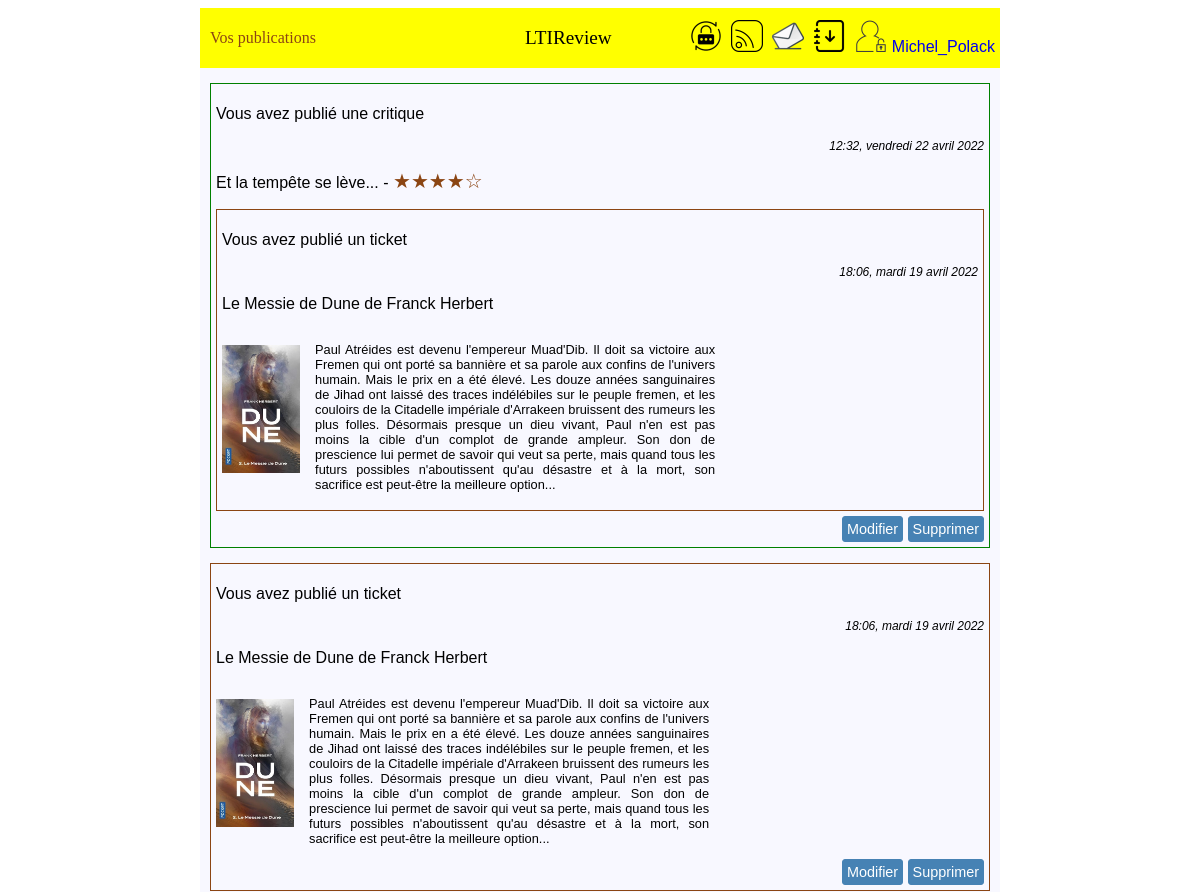
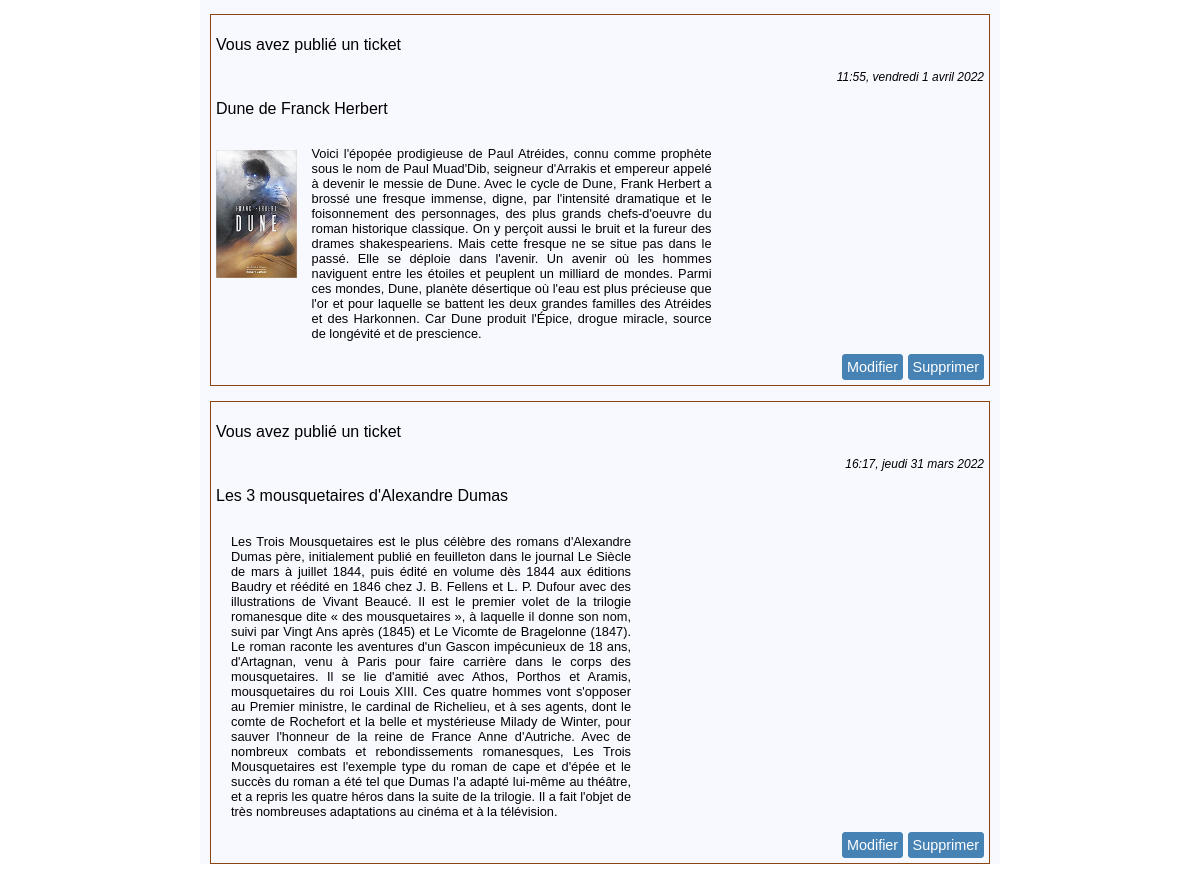
/post/ (signed in), run on the app's committed database (2 pictures, top to bottom).
### authentication/models.py (models this page shows)
class User(AbstractUser):
    profile_photo = models.ImageField(verbose_name='Photo de profil')
    follows = models.ManyToManyField('self', through='UserFollows', symmetrical=False)

### critics/models.py (models this page shows, shortened)
class Review(models.Model):
    class Notation(models.IntegerChoices):
        ZERO = 0, _('0')
        UN = 1, _('1')
        DEUX = 2, _('2')
        TROIS = 3, _('3')
        QUATRE = 4, _('4')
        CINQ = 5, _('5')
        __empty__ = _('')
    ticket = models.ForeignKey(to=Ticket, on_delete=models.CASCADE)
    rating = models.PositiveSmallIntegerField(choices=Notation.choices, verbose_name='Note')
    headline = models.CharField(max_length=128, verbose_name='Titre')
    body = models.TextField(max_length=8192, blank=True, verbose_name='Commentaire')
    user = models.ForeignKey(to=settings.AUTH_USER_MODEL, on_delete=models.CASCADE)
    time_created = models.DateTimeField(auto_now_add=True)

class Ticket(models.Model):
    title = models.CharField(max_length=128, verbose_name="Titre")
    description = models.TextField(max_length=2048, blank=True, verbose_name="Description")
    user = models.ForeignKey(to=settings.AUTH_USER_MODEL, on_delete=models.CASCADE)
    image = models.ImageField(null=True, blank=True, verbose_name="Photo du livre ou de l'article")
    time_created = models.DateTimeField(auto_now_add=True)

### critics/views.py (the view)
# urls.py: path('post/', critics.views.PostView.as_view(), name='post'),
class PostView(LoginRequiredMixin, View):
    template_name = 'critics/post.html'
    def get(self, request):
        tickets = Ticket.objects.filter(user=request.user)
        reviews = Review.objects.filter(user=request.user)
        posts = sorted(chain(tickets, reviews), key=lambda post: post.time_created, reverse=True)
        messages.info(request, 'Vos publications')
        return render(request, self.template_name, context={'posts': posts})

### critics/templatetags/critics_extras.py (called while the page is built)
@register.filter
def model_type(value):
    return type(value).__name__

### critics/templates/critics/post.html (shortened to what this page needs)
{% extends 'base.html' %}
{% load critics_extras %}
{% block content %}
<div class="page">
    {% for post in posts %}
        {% if post|model_type == 'Ticket' %}
            <div class="ticket-post">
                {% include 'critics/partials/ticket_snippet.html' with ticket=post %}
                <div class="bouton-post">
                    <button>
                        <a class="bouton-href" href="{% url 'ticket_update' post.id %}">Modifier</a>
                    </button>
                    <button>
                        <a class="bouton-href" href="{% url 'ticket_delete' post.id %}">Supprimer</a>
                    </button>
                </div>
            </div>
        {% elif post|model_type == 'Review' %}
            <div class="review-post">
                {% include 'critics/partials/review_snippet.html' with review=post %}
                <div class="ticket-post">
                    {% include 'critics/partials/ticket_snippet.html' with ticket=post.ticket %}
                </div>
                <div class="bouton-post">
                    <button>
                        <a class="bouton-href" href="{% url 'review_update' post.id %}">Modifier</a>
                    </button>
                    <button>
                        <a class="bouton-href" href="{% url 'review_delete' post.id %}">Supprimer</a>
                    </button>
                </div>
            </div>
        {% endif %}
    {% endfor %}
</div>
{% endblock content %}

### templates/base.html (shortened to what this page needs)
{% load static %}
<html lang="fr">
<head>
    <link rel="stylesheet" href="{% static 'styles.css' %}">
</head>
<body>
    <header>
        <p id="message">
        {% if messages %}
            {% for message in messages %}
                <span{% if message.tags %} class="{{ message.tags }}"{% endif %}>{{ message }}</span>
            {% endfor %}
        {% endif %}
        </p>
        <p id="titre">LTIReview</p>
        <nav>
            {% if user.is_authenticated %}
                <a class="image" href="{% url 'password_change' %}">
                    <img src="{% static 'img/psw_change.png' %}" alt="changement mot de passe"
                         width="32px" height="32px" title="Changement mot de passe">
                </a>
                <a class="image" href="{% url 'home' %}">
                    <img src="{% static 'img/flux.png' %}" alt="flux"
                         width="32px" height="32px" title="Flux">
                </a>
                <a class="image" href="{% url 'post' %}">
                    <img src="{% static 'img/post.png' %}" alt="posts"
                         width="32px" height="32px" title="Posts">
                </a>
                <a class="image" href="{% url 'user_follow' %}">
                    <img src="{% static 'img/abonnement.png' %}" alt="abonnements"
                         width="32px" height="32px" title="Abonnements">
                </a>
                <a class="image" href="{% url 'logout' %}">
                    <img src="{% static 'img/user_unlocked.png' %}" alt="déconnexion"
                         width="32px" height="32px" title="Déconnexion">
                    {{user}}
                </a>
            {% endif %}
        </nav>
    </header>
    {% block content %}{% endblock content %}
</body>
</html>

### critics/templates/critics/partials/review_snippet.html (shortened to what this page needs)
<div class="review-partial">
    {% if review.user == request.user %}
        <p>Vous avez publié une critique</p>
    {% else %}
        <p>Critique publiée par {{ review.user.username }}</p>
    {% endif %}
    <p class="stamp">{{review.time_created|date:"H:i, l j F Y"}}</p>
    <p>
        {{ review.headline }} -
        {% if review.rating == 0 %}
            <span class="star">&#x2606&#x2606&#x2606&#x2606&#x2606</span>
        {% elif review.rating == 1 %}
            <span class="star">&#x2605&#x2606&#x2606&#x2606&#x2606</span>
        {% elif review.rating == 2 %}
            <span class="star">&#x2605&#x2605&#x2606&#x2606&#x2606</span>
        {% elif review.rating == 3 %}
            <span class="star">&#x2605&#x2605&#x2605&#x2606&#x2606</span>
        {% elif review.rating == 4 %}
            <span class="star">&#x2605&#x2605&#x2605&#x2605&#x2606</span>
        {% elif review.rating == 5 %}
            <span class="star">&#x2605&#x2605&#x2605&#x2605&#x2605</span>
        {% endif %}
    </p>
</div>

### critics/templates/critics/partials/ticket_snippet.html
<div class="ticket-partial">
    {% if ticket.user == request.user %}
        <p>Vous avez publié un ticket</p>
    {% else %}
        <p>Ticket publié par {{ ticket.user.username }}</p>
    {% endif %}
    <p class="stamp">{{ticket.time_created|date:"H:i, l j F Y"}}</p>
    <p>{{ ticket.title }}</p>
    <div class="ticket-content">
        {% if ticket.image %}
            <p><img src="{{ ticket.image.url}}" alt="Livre/Article" height="128px"></p>
        {% endif %}
        <p class="ticket-description">{{ ticket.description }}</p>
    </div>
</div>

### static/styles.css (style rules this page uses)
html { background: white; }
body { max-width: 800px; margin-left: auto; margin-right: auto; background: ghostWhite; font-family: sans-serif; }
header { display: flex; justify-content: space-between; align-items: center; background: yellow; }
#message { width: 35%; text-align: left; margin-left: 5px; padding: 5px; color: saddleBrown; font-family: fantasy; }
#titre { width: 20%; text-align: center; font-family: fantasy; font-size: 120%; }
nav { width: 45%; text-align: right; }
nav a { margin-right: 5px; }
.image { text-decoration: none; }
.bouton-href { text-decoration: none; color: white; cursor: default; }
button { background: steelBlue; border: 1px steelBlue solid; border-radius: 3px; padding: 4px; color: white; font-size: 90%; }
.page { margin: 10px; }
.ticket-post { border: 1px saddleBrown solid; padding: 5px; margin-bottom: 5px; margin-top: 15px; }
.ticket-content { display: flex; }
.ticket-description { width: 400px; margin-left: 15px; font-size: 0.8em; text-align: justify; }
.review-post { border: 1px green solid; padding: 5px; margin-bottom: 5px; margin-top: 15px; }
.stamp { text-align: right; font-size: 0.75em; font-style: italic; }
.bouton-post { text-align: right; }
.star { color: saddleBrown; font-size: 1.25em; }

### data on the page
User: username "Michel_Polack"
Review: shows "Vous avez publié une critique", time_created "12:32, vendredi 22 avril 2022", headline "Et la tempête se lève...", image (picture)
Ticket: time_created "18:06, mardi 19 avril 2022", title "Le Messie de Dune de Franck Herbert", description "Paul Atréides est devenu l'empereur Muad'Dib. Il doit sa victoire aux Fremen qui ont porté sa bannière et sa parole aux confins de l'univers humain. Mais le prix en a été élevé. Les douze années sanguinaires de Jihad ont laissé des traces indélébiles sur le peuple fremen, et les couloirs de la Citadelle impériale d'Arrakeen bruissent des rumeurs les plus folles. Désormais presque un dieu vivant, Paul n'en est pas moins la cible d'un complot de grande ampleur. Son don de prescience lui permet de savoir qui veut sa perte, mais quand tous les futurs possibles n'aboutissent qu'au désastre et à la mort, son sacrifice est peut-être la meilleure option...", shows "Vous avez publié un ticket", image (picture)
Ticket: shows "Vous avez publié un ticket", time_created "11:55, vendredi 1 avril 2022", title "Dune de Franck Herbert", image (picture), description "Voici l'épopée prodigieuse de Paul Atréides, connu comme prophète sous le nom de Paul Muad'Dib, seigneur d'Arrakis et empereur appelé à devenir le messie de Dune. Avec le cycle de Dune, Frank Herbert a brossé une fresque immense, digne, par l'intensité dramatique et le foisonnement des personnages, des plus grands chefs-d'oeuvre du roman historique classique. On y perçoit aussi le bruit et la fureur des drames shakespeariens. Mais cette fresque ne se situe pas dans le passé. Elle se déploie dans l'avenir. Un avenir où les hommes naviguent entre les étoiles et peuplent un milliard de mondes. Parmi ces mondes, Dune, planète désertique où l'eau est plus précieuse que l'or et pour laquelle se…"
Ticket: shows "Vous avez publié un ticket", time_created "16:17, jeudi 31 mars 2022", title "Les 3 mousquetaires d'Alexandre Dumas", description "Les Trois Mousquetaires est le plus célèbre des romans d'Alexandre Dumas père, initialement publié en feuilleton dans le journal Le Siècle de mars à juillet 1844, puis édité en volume dès 1844 aux éditions Baudry et réédité en 1846 chez J. B. Fellens et L. P. Dufour avec des illustrations de Vivant Beaucé. Il est le premier volet de la trilogie romanesque dite « des mousquetaires », à laquelle il donne son nom, suivi par Vingt Ans après (1845) et Le Vicomte de Bragelonne (1847). Le roman raconte les aventures d'un Gascon impécunieux de 18 ans, d'Artagnan, venu à Paris pour faire carrière dans le corps des mousquetaires. Il se lie d'amitié avec Athos, Porthos et Aramis, mousquetaires du roi…"

### other printed values
{{ message }} "Vos publications"
